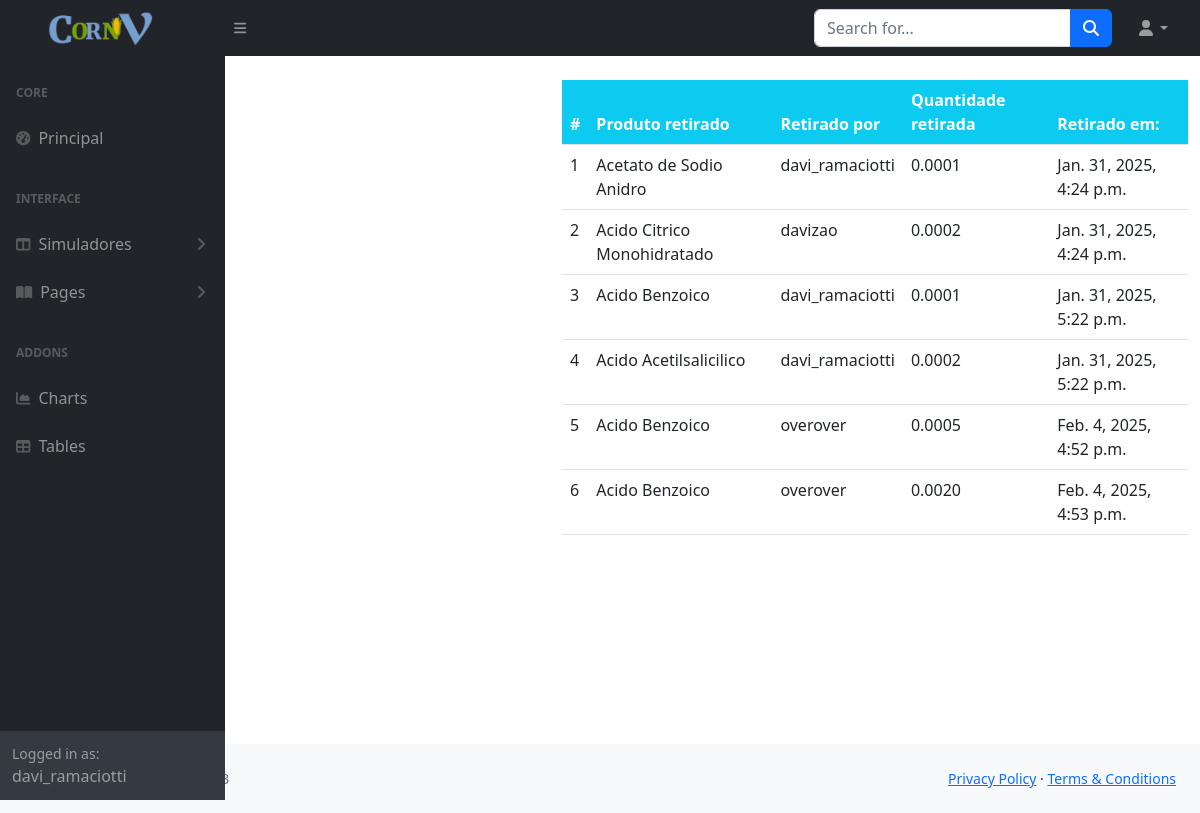
Page /retirada/ (signed in) on the earlier database version.
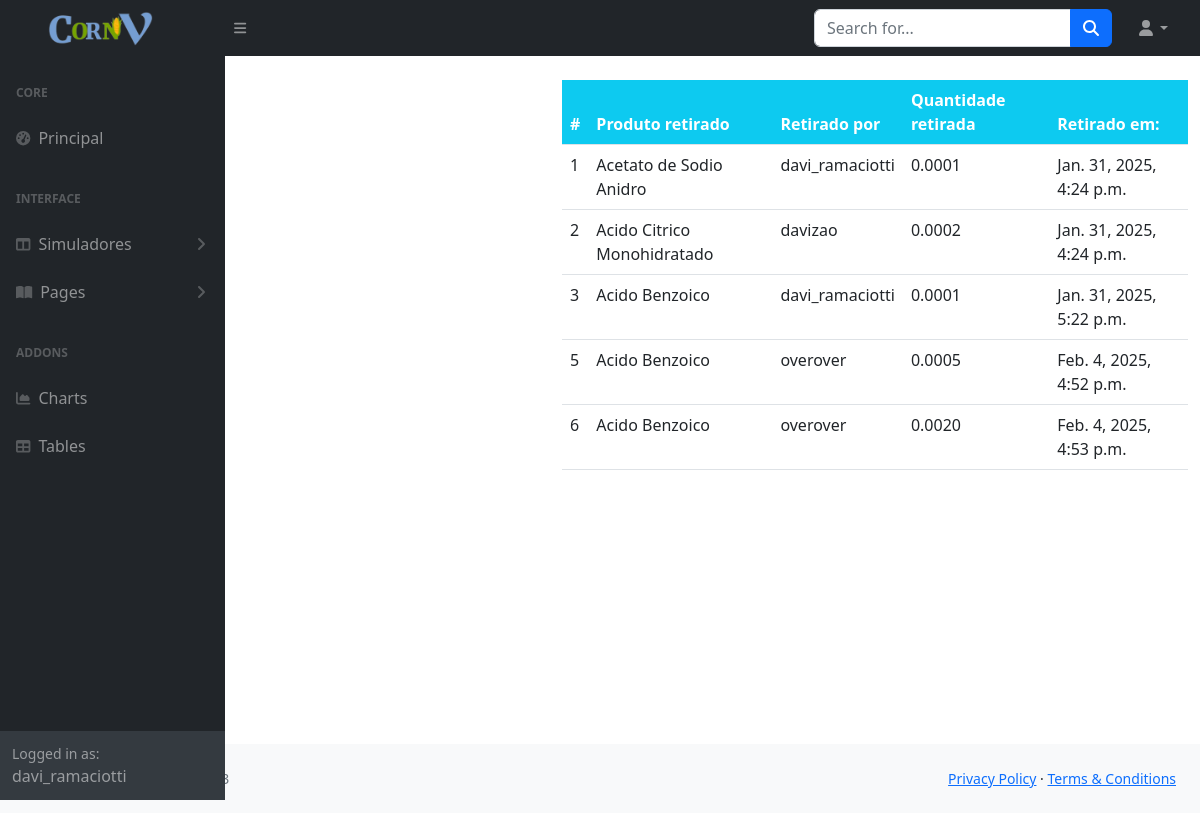
Same page on the later database version.
### estatisticas/models.py (models this page shows, shortened)
class Retirada(models.Model):
    produto = models.ForeignKey(Produto, on_delete=models.CASCADE, null=True)
    staff = models.ForeignKey(User, models.CASCADE, null=True)
    quantidade_retirada = models.DecimalField(max_digits=19, decimal_places=4, null=True)
    data = models.DateTimeField(auto_now_add=True)

class Produto(models.Model):
    nome = models.CharField(max_length=200, null=True)
    classificacao = models.CharField(max_length=200, choices=CLASSIFICACAO , null=True)
    quantidade = models.DecimalField(max_digits=19, decimal_places=4, null=True)
    def __str__(self):
        return f'{self.nome}'

### estatisticas/views.py (the view)
# urls.py: path('retirada/', views.retirada, name="estatisticas-retirada"),
@login_required(login_url='user-login', ) # está configurado nas settings > login_url.
def retirada(request):
    retiradas = Retirada.objects.all()
    produtos = Produto.objects.all()
    workers = User.objects.all()
    workers_count = workers.count()
    produtos_count = produtos.count()
    retiradas_count = retiradas.count()
    context = {
        'retiradas' : retiradas,
        'workers_count' : workers_count,
        'produtos_count' : produtos_count,
        'retiradas_count' :  retiradas_count,
    }
    return render(request, 'estatisticas/retirada.html', context)

### templates/estatisticas/retirada.html (shortened to what this page needs)
{% extends 'partials/base.html' %}
{% block content%}
 {% include 'partials/topnav.html' %}
<div class="container">
    <div class="row my-4">
        <div class="col-md-4">
        </div>
        <div class="col-md-8">
            <table class="table bg-white">
                <thead class="bg-info">
                    <tr class="text-white">
                        <th scope="col">#</th>
                        <th scope="col">Produto retirado</th>
                        <th scope="col">Retirado por</th>
                        <th scope="col">Quantidade retirada</th>
                        <th scope="col">Retirado em:</th>
                    </tr>
                </thead>
                <tbody>
                    {% for retirada in retiradas %}
                    <tr>
                        <td> {{retirada.id}} </td>
                        <td> {{retirada.produto}} </td>
                        <td> {{retirada.staff}} </td>
                        <td> {{retirada.quantidade_retirada}} </td>
                        <td> {{retirada.data}} </td>
                    </tr>
                    {% endfor %}
                </tbody>
            </table>
        </div>
    </div>
</div>
{% endblock %}

Differences in the rows shown:
removed Retirada: id "4", produto "Acido Acetilsalicilico", staff "davi_ramaciotti", quantidade_retirada "0.0002", data "Jan. 31, 2025, 5:22 p.m."
